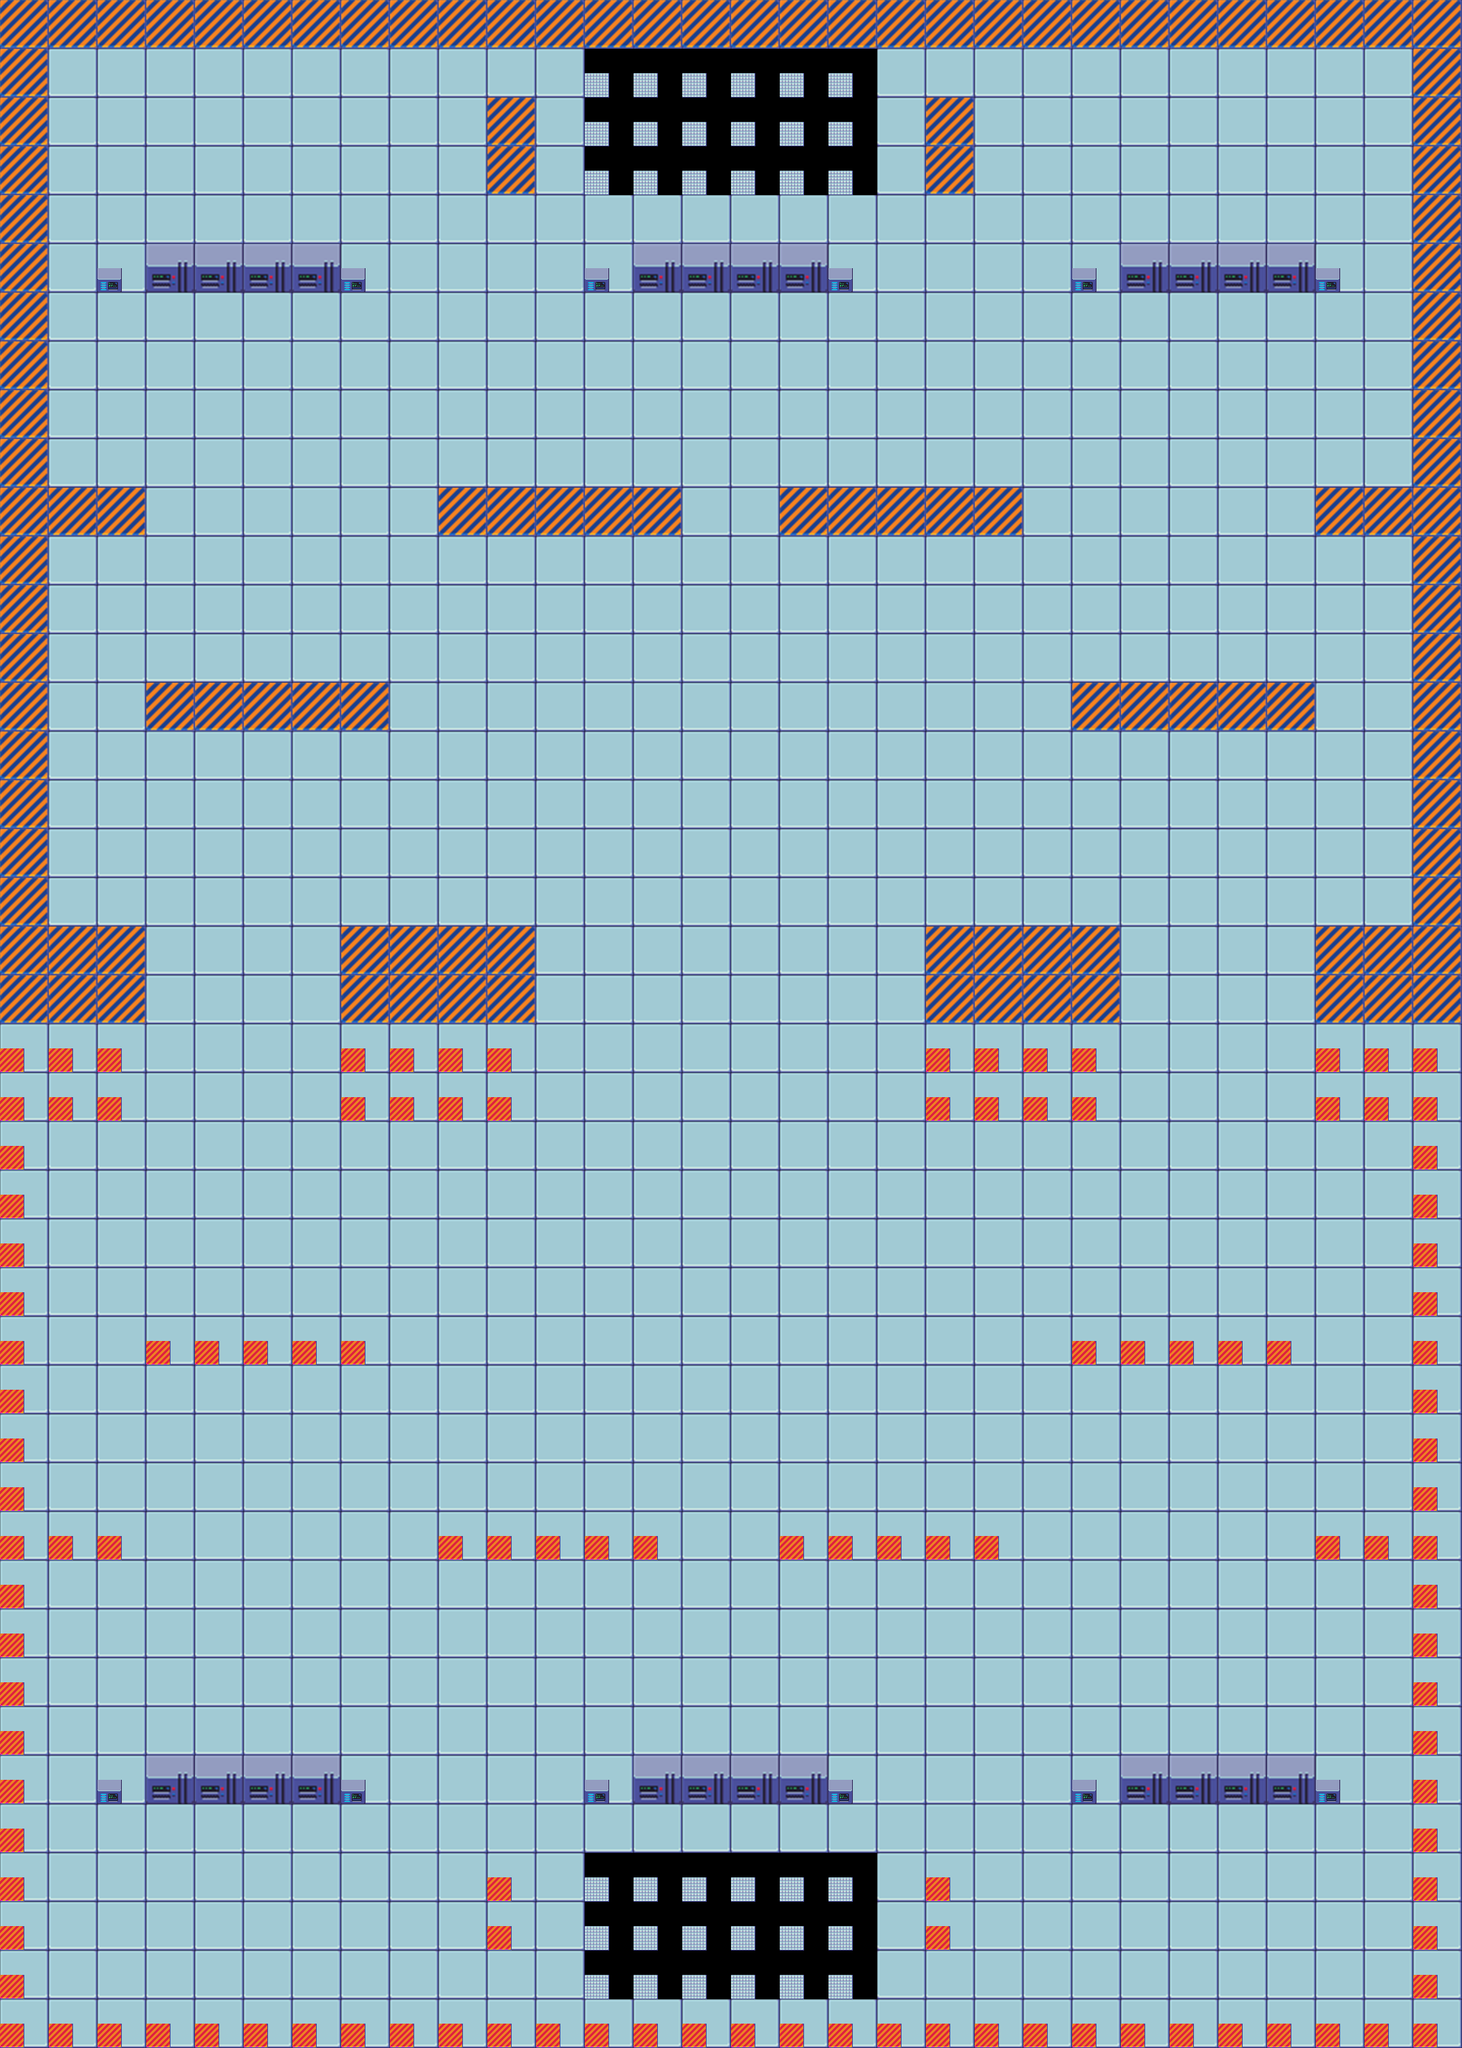

This game map was drawn from its Tiled (.tmx) file and the tilesets committed beside it. A one-line description and the trimmed map source follow:
An orthogonal 30x42 tile map with 64x64 px tiles, 2 tile layers (Background, Solidos).

<map version="1.0" orientation="orthogonal" renderorder="right-down" width="30" height="42" tilewidth="64" tileheight="64">
 <tileset firstgid="1" name="Sci-Fi_2" tilewidth="64" tileheight="64">
  <tile id="0">
   <image width="64" height="64" source="../gfx/4.png" />
  </tile>
  <tile id="1">
   <image width="64" height="64" source="../gfx/5.png" />
  </tile>
  <tile id="2">
   <image width="64" height="64" source="../gfx/6.png" />
  </tile>
  <tile id="3">
   <image width="64" height="64" source="../gfx/7.png" />
  </tile>
  <tile id="4">
   <image width="64" height="64" source="../gfx/8.png" />
  </tile>
  <tile id="5">
   <image width="64" height="64" source="../gfx/9.png" />
  </tile>
  <tile id="6">
   <image width="64" height="64" source="../gfx/18.png" />
  </tile>
  <tile id="7">
   <image width="64" height="64" source="../gfx/19.png" />
  </tile>
  <tile id="8">
   <image width="64" height="64" source="../gfx/20.png" />
  </tile>
  <tile id="9">
   <image width="64" height="64" source="../gfx/21.png" />
  </tile>
  <tile id="10">
   <image width="64" height="64" source="../gfx/22.png" />
  </tile>
  <tile id="11">
   <image width="64" height="64" source="../gfx/23.png" />
  </tile>
  <tile id="12">
   <image width="64" height="64" source="../gfx/30.png" />
  </tile>
  <tile id="13">
   <image width="64" height="64" source="../gfx/32.png" />
  </tile>
  <tile id="14">
   <image width="64" height="64" source="../gfx/33.png" />
  </tile>
  <tile id="15">
   <image width="64" height="64" source="../gfx/34.png" />
  </tile>
  <tile id="16">
   <image width="64" height="64" source="../gfx/35.png" />
  </tile>
  <tile id="17">
   <image width="64" height="64" source="../gfx/43.png" />
  </tile>
  <tile id="18">
   <image width="64" height="64" source="../gfx/44.png" />
  </tile>
  <tile id="19">
   <image width="64" height="64" source="../gfx/46.png" />
  </tile>
  <tile id="20">
   <image width="64" height="64" source="../gfx/47.png" />
  </tile>
  <tile id="21">
   <image width="64" height="64" source="../gfx/48.png" />
  </tile>
  <tile id="22">
   <image width="64" height="64" source="../gfx/49.png" />
  </tile>
  <tile id="23">
   <image width="64" height="64" source="../gfx/50.png" />
  </tile>
  <tile id="24">
   <image width="64" height="64" source="../gfx/51.png" />
  </tile>
  <tile id="25">
   <image width="64" height="64" source="../gfx/59.png" />
  </tile>
  <tile id="26">
   <image width="64" height="64" source="../gfx/60.png" />
  </tile>
  <tile id="27">
   <image width="64" height="64" source="../gfx/61.png" />
  </tile>
  <tile id="28">
   <image width="64" height="64" source="../gfx/62.png" />
  </tile>
  <tile id="29">
   <image width="64" height="64" source="../gfx/63.png" />
  </tile>
  <tile id="30">
   <image width="64" height="64" source="../gfx/64.png" />
  </tile>
  <tile id="31">
   <image width="64" height="64" source="../gfx/65.png" />
  </tile>
  <tile id="32">
   <image width="64" height="64" source="../gfx/74.png" />
  </tile>
  <tile id="33">
   <image width="64" height="64" source="../gfx/75.png" />
  </tile>
  <tile id="34">
   <image width="64" height="64" source="../gfx/76.png" />
  </tile>
  <tile id="35">
   <image width="64" height="64" source="../gfx/77.png" />
  </tile>
 </tileset>
 <layer name="Background" width="30" height="42">
  <data>[1260 cells, 1260 non-empty, 2 distinct tile ids]</data>
 </layer>
 <layer name="Solidos" width="30" height="42">
  <data>[1260 cells, 280 non-empty, 4 distinct tile ids]</data>
 </layer>
</map>